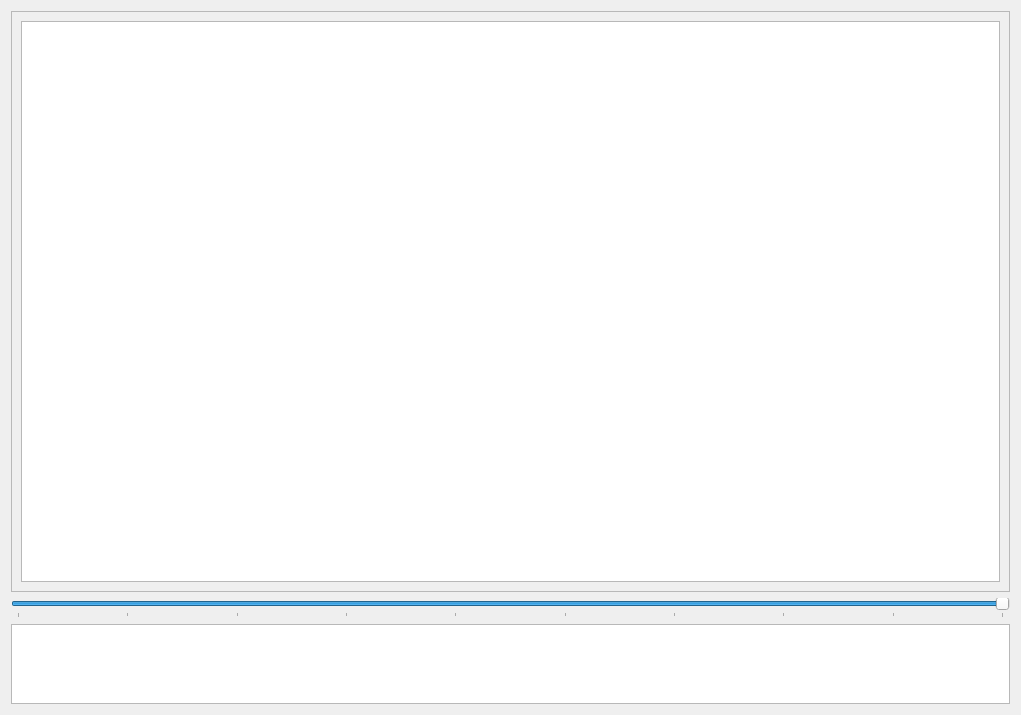
<?xml version="1.0" encoding="UTF-8"?>
<ui version="4.0">
 <class>Dialog_view_image</class>
 <widget class="QDialog" name="Dialog_view_image">
  <property name="geometry">
   <rect>
    <x>0</x>
    <y>0</y>
    <width>1021</width>
    <height>715</height>
   </rect>
  </property>
  <property name="windowTitle">
   <string>View Image</string>
  </property>
  <layout class="QGridLayout" name="gridLayout">
   <item row="2" column="0">
    <widget class="QSlider" name="horizontalSlider">
     <property name="minimum">
      <number>9</number>
     </property>
     <property name="singleStep">
      <number>3</number>
     </property>
     <property name="value">
      <number>99</number>
     </property>
     <property name="orientation">
      <enum>Qt::Horizontal</enum>
     </property>
     <property name="tickPosition">
      <enum>QSlider::TicksBelow</enum>
     </property>
     <property name="tickInterval">
      <number>10</number>
     </property>
    </widget>
   </item>
   <item row="3" column="0">
    <widget class="QTextEdit" name="textEdit">
     <property name="maximumSize">
      <size>
       <width>16777215</width>
       <height>80</height>
      </size>
     </property>
     <property name="toolTip">
      <string>&lt;html&gt;&lt;head/&gt;&lt;body&gt;&lt;p&gt;Memo&lt;/p&gt;&lt;/body&gt;&lt;/html&gt;</string>
     </property>
    </widget>
   </item>
   <item row="0" column="0">
    <widget class="QScrollArea" name="scrollArea">
     <property name="widgetResizable">
      <bool>true</bool>
     </property>
     <widget class="QWidget" name="scrollAreaWidgetContents">
      <property name="geometry">
       <rect>
        <x>0</x>
        <y>0</y>
        <width>1001</width>
        <height>583</height>
       </rect>
      </property>
      <layout class="QGridLayout" name="gridLayout_2">
       <item row="0" column="0">
        <widget class="QGraphicsView" name="graphicsView"/>
       </item>
      </layout>
     </widget>
    </widget>
   </item>
  </layout>
 </widget>
 <resources/>
 <connections/>
</ui>
